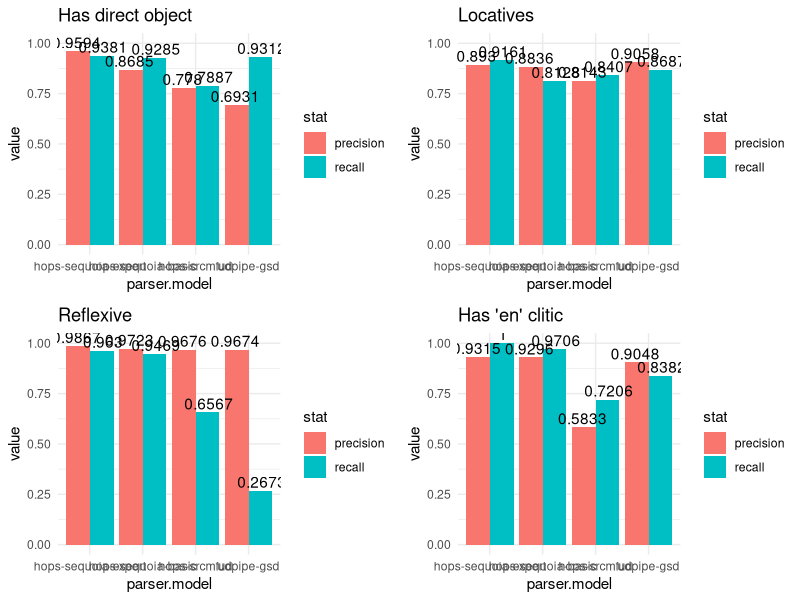

The R source for this figure:
# Script to evaluate the performance of the parser/model combinations for
# Rainsford/Regault (2023) poster

# Create a function to calculate precision and recall from "correct"
# "missed" and "total" values
# If ncorrect, nmissed and ntotal contain multiple values, the function will SUM
# the values to give an overall score

library(ggplot2)
library(cowplot)

get.precision.recall <- function(ncorrect, nmissed, ntotal) {
  precision = sum(ncorrect) / sum(ntotal)
  recall = sum(ncorrect) / (sum(ncorrect) + sum(nmissed))
  return(list(precision, recall))
}

# Global variable giving the key prefixes for the phenomena we wish to evaluate
PHENOMENA <- c("obj_acc_parser", "loc_parser", "en_clitic_parser", "reflexive_parser")

# Step 1. Load the csv data
summary(df <- read.csv(
  file="eval-table.csv",
  stringsAsFactors=TRUE,
  header=TRUE,
  encoding="utf-8"
))

# Step 2. Build a new df by cross-tabulating parser.mode, lemma and PHENOMENA
pr <- expand.grid(c("precision", "recall"), levels(df$parser.model), levels(df$lemma), PHENOMENA)

# Step 3. Iterate through the new table calculating precision and recall values
# for each verb
values <- c()
for (i in seq(1, nrow(pr), by=2)) {
  qwe <- subset(df, df$parser.model == pr[i,2] & df$lemma == pr[i,3])
  x <- get.precision.recall(
    ncorrect=qwe[qwe$key == paste0(pr[i,4], "_correct"),]$n,
    nmissed=qwe[qwe$key == paste0(pr[i,4], "_missed"),]$n,
    ntotal=qwe[qwe$key == paste0(pr[i,4], "_total"),]$n
  )
  values <- c(values, x[[1]], x[[2]])
}

pr <- cbind(pr, values)
colnames(pr) <- c("stat", "parser.model", "lemma", "phenomenon", "value")

# Step 4. Generate overall scores
pr.all <- expand.grid(c("precision", "recall"), levels(df$parser.model), PHENOMENA)
values <- c()
for (i in seq(1,nrow(pr.all), by=2)) {
  qwe <- subset(df, df$parser.model == pr.all[i,2])
  x <- get.precision.recall(
    ncorrect=qwe[qwe$key == paste0(pr.all[i,3], "_correct"),]$n,
    nmissed=qwe[qwe$key == paste0(pr.all[i,3], "_missed"),]$n,
    ntotal=qwe[qwe$key == paste0(pr.all[i,3], "_total"),]$n
  )
  values <- c(values, x[[1]], x[[2]])
}
pr.all <- cbind(pr.all, values)
colnames(pr.all) <- c("stat", "parser.model", "phenomenon", "value")

# Step 5. Plot the results (overall summary)

plot.precision.recall <- function(df, title) {
  qwe <- ggplot( # Set up plot
    data = df, # Data from data frame
    mapping = aes(parser.model, value, fill=stat) 
  ) +
  geom_bar(  # histogram
    stat="identity", # raw data
    position="dodge" # bars next to each other
  ) + 
  geom_text( # Add values
    aes(label=round(value, digits=4)), # use values and round to 4sf.
    position=position_dodge(width=1), # dodge like the bars
    vjust=-0.25 # move up a bit
  ) +
  ylim(0, 1) + # Scale from 0.5 to 1
  theme_minimal() + # Basic theme
  labs(title=title)
  return(qwe)
}

# Relevel to make hops-sequoia-expert first in the list
pr.all$parser.model <- relevel(pr.all$parser.model, "hops-sequoia-expert")
# Plot
x1 <- plot.precision.recall(pr.all[pr.all$phenomenon == "obj_acc_parser",], "Has direct object")
x2 <- plot.precision.recall(pr.all[pr.all$phenomenon == "loc_parser",], "Locatives")
x3 <- plot.precision.recall(pr.all[pr.all$phenomenon == "reflexive_parser",], "Reflexive")
x4 <- plot.precision.recall(pr.all[pr.all$phenomenon == "en_clitic_parser",], "Has 'en' clitic")

plot_grid(
  x1, x2, x3, x4,
  ncol=2,
  nrow=2
)